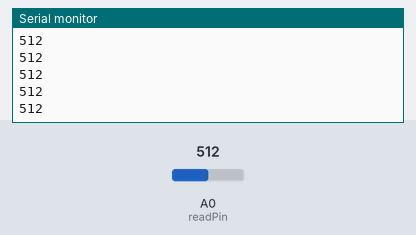
Bench run of a sketch on a simulated Arduino Uno, built with avr-gcc and run on an emulated ATmega328P. On the bench: the last lines printed to the serial monitor. Inputs (shaded band) come from the test bench; at power-on: A0 (readPin) = 512.

Above: at 1.2 s.
1.3 s: A0 (readPin) set to 716
At 2.1 s:
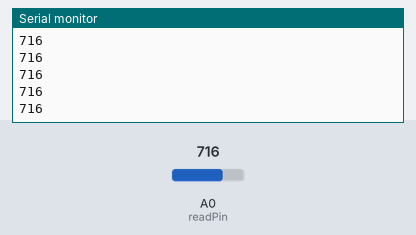
2.8 s: A0 (readPin) set to 900
At 3.9 s:
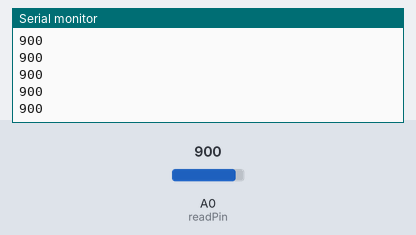
Timing chart, 0 to 5.8 s (numbered marks = the images above; inputs shaded):
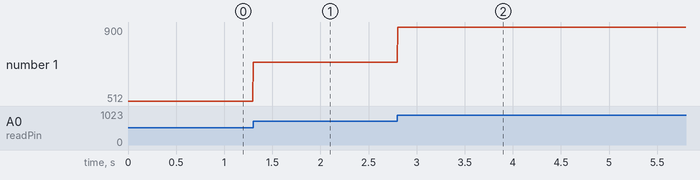

Measured:
- after the input at 1.3 s, the serial monitor: prints a new line at once (image 1)
- after the input at 2.8 s, the serial monitor: prints a new line at once (image 2)
- plotted number 1: 512 → 716 after the input at 1.3 s, 716 → 900 after the input at 2.8 s

The sketch:

newBreathSensorTest.ino
```cpp
int readPin = 14;


void setup() {
  Serial.begin(9600);
  // put your setup code here, to run once:

}

void loop() {
  Serial.println(analogRead(readPin));
  delay(5);
  // put your main code here, to run repeatedly:

}
```
